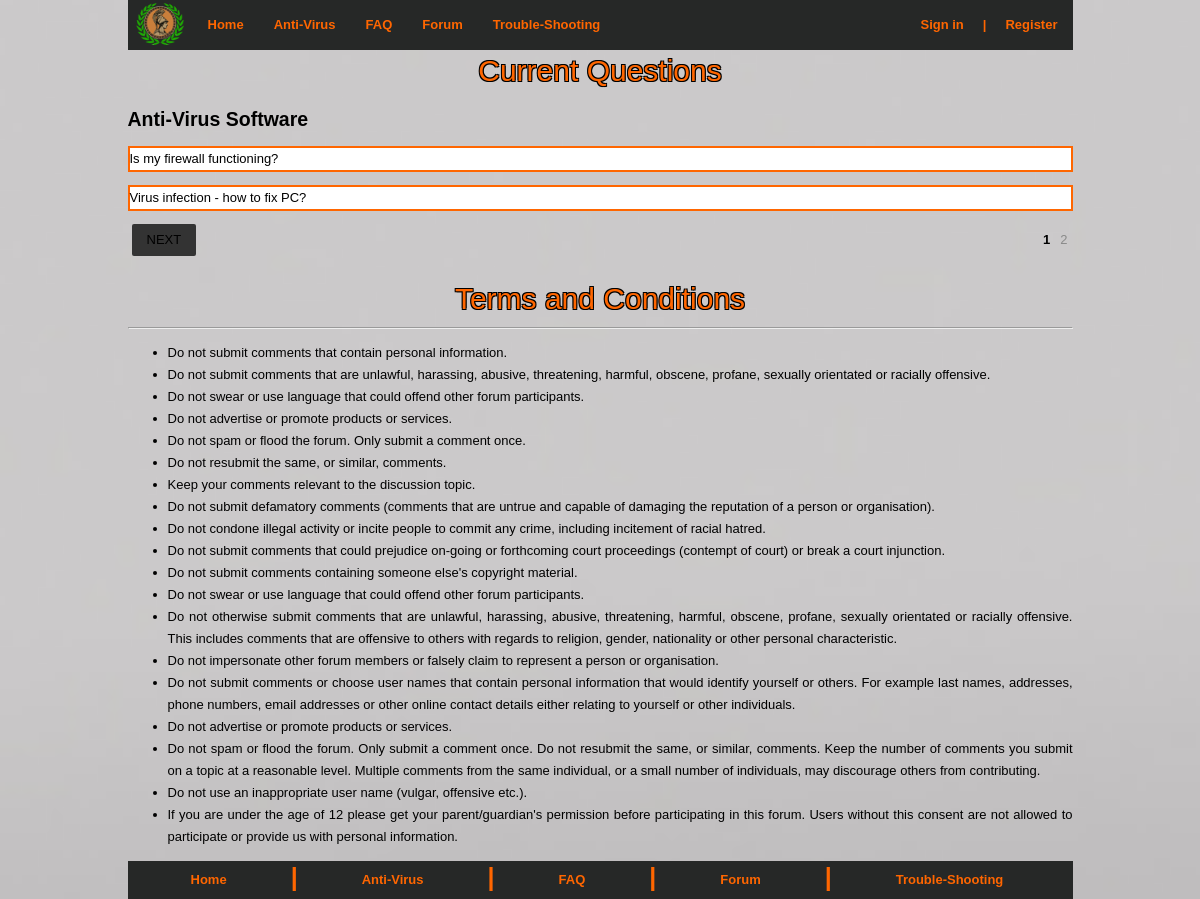
The app's page /currentQuestions.php?cv=2&id=1 with its own data.
### tables this page shows
CREATE TABLE `categories` (
  `categoryID` int(11) NOT NULL AUTO_INCREMENT,
  `title` text,
  PRIMARY KEY (`categoryID`)
);

CREATE TABLE `questiondetails` (
  `questionID` int(11) NOT NULL AUTO_INCREMENT,
  `questionText` text NOT NULL,
  `userID` int(11) NOT NULL,
  `questionTitle` text NOT NULL,
  `questionDate` date NOT NULL,
  `questionStatus` text NOT NULL,
  `categoryID` int(11) NOT NULL,
  `score` int(11) DEFAULT '0',
  PRIMARY KEY (`questionID`),
  KEY `userInformation` (`userID`),
  KEY `categoryID` (`categoryID`),
  CONSTRAINT `questiondetails_ibfk_1` FOREIGN KEY (`categoryID`) REFERENCES `categories` (`categoryID`),
  CONSTRAINT `userInformation` FOREIGN KEY (`userID`) REFERENCES `userdetails` (`userID`) ON DELETE CASCADE ON UPDATE CASCADE
);

### currentQuestions.php (the view, shortened to what this page needs)
<!DOCTYPE html>
<html lang="en">
<head>
<link rel="stylesheet" type="text/css" href="CSS/mystyle.css"/>
</head>
<body>
<?php
		$loggedIn = "false";
		$categoryID = $_GET['cv'];
?>
	<div id = "nav">
		<nav>
			<ul>
			<div id = "navlogofloat">
				<a href="index.php"><img src="Images/athenalogo.png" alt="Athena Security" title="Athena Security" height="50" width="65"></a>
			</div>
				<li><a href="index.php">Home</a></li>
				<li><a href="anti-virus.php">Anti-Virus</a></li>
				<li><a href="FAQ.php">FAQ</a></li>
				<li><a href="forumMenu.php">Forum</a></li>
				<li><a href="Trouble-shooting.php">Trouble-Shooting</a></li>
				<div id = "nav2">
					<nav>
						<ul>
							<?php
						if($loggedIn == "false")
						{
							echo "<li><b></li></b>";
						}
							?>
						</ul>
					</nav>
				</div>
				<div id = "nav3">
					<nav>
						<ul>
						<?php
							if ($loggedIn == "false")
							{
							echo"<li><a href='registryTest.php'>Register</a></li>";
							echo "<li><b>|</b></li>";
							echo "<li><a href=loginTest.php>Sign in</a></li>";
							}
							?>
						</ul>
					</nav>
				</div>
			</ul>
		</nav>
	</div>
		<div id = "heading">
		Current Questions
		</div>
	<?php
		$questionCategory = "SELECT title from categories WHERE categoryID = '$categoryID'";
		$result = mysql_query($questionCategory);
		$row = mysql_fetch_row($result);
		$categoryName = $row[0];
		echo "<h2>$categoryName</h2>";
				$start=0;
				$limit=2;
		if(isset($_GET['id']))
			{
				$id=$_GET['id'];
				$start=($id-1)*$limit;
			}
$query=mysql_query("SELECT questionID, questionTitle FROM questionDetails WHERE categoryID = '$categoryID' ORDER BY questionID DESC LIMIT $start, $limit");
	while($query2=mysql_fetch_array($query))
		{
			$questionTitle = $query2['questionTitle'];
			$questionID = $query2['questionID'];
			echo "<p id=questionTitle2><a href='questionResponse.php?qid=$questionID&id=1'>$questionTitle</a></p>";
		}
$newTotal = 0;
$newQuery = "SELECT questionID, questionTitle FROM questionDetails WHERE categoryID = '$categoryID' ORDER BY questionID";
$responseList = mysql_query($newQuery);
while ($response = mysql_fetch_array($responseList))
				{
						$newTotal = $newTotal + 1;
				}
$total=ceil($newTotal/$limit);
if($id<$total)
{
	echo "<a href='?cv=".$categoryID."&id=".($id+1)."' class='button'>NEXT</a>";
}
echo "<ul class='page'>";
		for($i=1;$i<=$total;$i++)
		{
			if($i==$id) { echo "<li class='current'>".$i."</li>"; }
			else { echo "<li><a href='?cv=".$categoryID."&id=".$i."'>".$i."</a></li>"; }
		}
echo "</ul>";
echo "<br><br>";
	?>
	<div id = "heading4">
		Terms and Conditions
		</div>
		<hr>
		<ul>
		<li>Do not submit comments that contain personal information.</li>
		<li>Do not submit comments that are unlawful, harassing, abusive, threatening, harmful, obscene, profane, sexually orientated or racially offensive.</li>
		<li>Do not swear or use language that could offend other forum participants.</li>
		<li>Do not advertise or promote products or services.</li>
		<li>Do not spam or flood the forum. Only submit a comment once.</li>
		<li>Do not resubmit the same, or similar, comments.</li>
		<li>Keep your comments relevant to the discussion topic.</li>
		<li>Do not submit defamatory comments (comments that are untrue and capable of damaging the reputation of a person or organisation).</li>
		<li>Do not condone illegal activity or incite people to commit any crime, including incitement of racial hatred.</li>
		<li>Do not submit comments that could prejudice on-going or forthcoming court proceedings (contempt of court) or break a court injunction.</li>
		<li>Do not submit comments containing someone else's copyright material.</li>
		<li>Do not swear or use language that could offend other forum participants.</li>
		<li>Do not otherwise submit comments that are unlawful, harassing, abusive, threatening, harmful, obscene, profane, sexually orientated or racially offensive. This includes comments that are offensive to others with regards to religion, gender, nationality or other personal characteristic.</li>
		<li>Do not impersonate other forum members or falsely claim to represent a person or organisation.</li>
		<li>Do not submit comments or choose user names that contain personal information that would identify yourself or others. For example last names, addresses, phone numbers, email addresses or other online contact details either relating to yourself or other individuals.</li>
		<li>Do not advertise or promote products or services. </li>
		<li>Do not spam or flood the forum. Only submit a comment once. Do not resubmit the same, or similar, comments. Keep the number of comments you submit on a topic at a reasonable level. Multiple comments from the same individual, or a small number of individuals, may discourage others from contributing. </li>
		<li>Do not use an inappropriate user name (vulgar, offensive etc.).</li>
		<li>If you are under the age of 12 please get your parent/guardian's permission before participating in this forum. Users without this consent are not allowed to participate or provide us with personal information.</li>
		</ul>
	<div id="footer">
			<ul>
				<li><a href="index.php">Home</a></li>
				<li><b>|</b></li>
				<li><a href="anti-virus.php">Anti-Virus</a></li>
				<li><b>|</b></li>
				<li><a href="FAQ.php">FAQ</a></li>
				<li><b>|</b></li>
				<li><a href="forumMenu.php">Forum</a></li>
				<li><b>|</b></li>
				<li><a href="Trouble-shooting.php">Trouble-Shooting</a></li>
			</ul>
	</div>
</body>
</html>

### CSS/mystyle.css (style rules this page uses)
footer, nav { display:block; }
body { height:100%; padding:0px; margin:0 auto; width:945px; font:13px/22px Helveltica, Arial, "sans-serif"; position:relative; top:0; text-align:justify; background-image: url("../Images/background.jpg"); -webkit-background-size: cover; -moz-background-size: cover; -o-background-size: cover; background-size: cover; vertical-align: middle; }
p { width:941px; }
#navlogofloat { float:left; }
#nav { height:50px; width:945px; float:left; padding:0; background-color:#262827; }
#nav ul { list-style:none; width:945px; margin:0 auto; padding:0; }
#nav li { float:left; }
#nav li a { display:block; padding:14px 15px; text-decoration:none; font-weight:bold; color:#FF6600; }
#nav2 ul { list-style:none; width:100%; }
#nav2 li b { display:block; padding:14px 5px; text-decoration:none; font-weight:bold; color:#FF6600; padding-left:90px; }
#nav3 li { float:right; }
#nav3 ul { list-style:none; width:100%; }
#nav3 li a { display:block; padding:14px 15px; text-decoration:none; font-weight:bold; color:#FF6600; }
#nav3 li b { display:block; padding:14px 4px; text-decoration:none; font-weight:bold; color:#FF6600; }
#heading { text-align: center; font-size: 30px; font-weight: 5px; margin:0px; padding-bottom:10px; padding-top:60px; color: #FF6600; text-shadow: -1px -1px 0 #000, 1px -1px 0 #000, -1px 1px 0 #000, 1px 1px 0 #000; }
#heading4 { text-align: center; font-size: 30px; font-weight: 5px; margin:0px; padding-top:20px; padding-bottom:10px; color: #FF6600; text-shadow: -1px -1px 0 #000, 1px -1px 0 #000, -1px 1px 0 #000, 1px 1px 0 #000; }
a:link, a:visited { color: inherit; text-decoration: none; }
#questionTitle2 { border-style: solid; border-width: 2px; border-color: #FF6600; background-color: white; }
.page { float: right; margin: 0; padding: 0; }
.page li { list-style: none; display:inline-block; }
.page li a, .current { display: block; padding: 5px; text-decoration: none; color: #8A8A8A; }
.current { font-weight:bold; color: #000; }
.button { padding: 5px 15px; text-decoration: none; background: #333; color: #F3F3F3; font-size: 13PX; border-radius: 2PX; margin: 0 4PX; display: block; float: left; }
#footer { width:945px; float:left; margin:0 0 0em 0; padding:0; background-color:#262827; position:relative; bottom:0; }
#footer ul { list-style:none; width:945px; margin:0 auto; padding:0; }
#footer li { float:left; }
#footer li a { display:block; padding:8px 63px; text-decoration:none; font-weight:bold; color:#FF6600; }
#footer li b { display:block; padding:8px 1px; padding-top:5px; font-weight:bold; color:#FF6600; font-size:25px; }

### records on screen
categories: title "Anti-Virus Software"
questiondetails: questionTitle "Is my firewall functioning?"
questiondetails: questionTitle "Virus infection - how to fix PC?"
